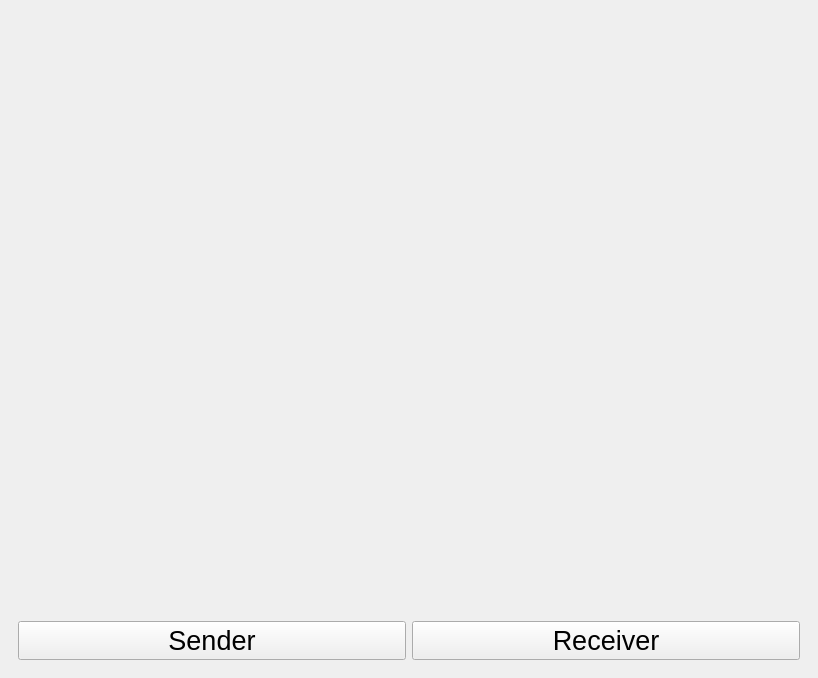
<?xml version="1.0" encoding="UTF-8"?>
<ui version="4.0">
 <class>MainWindow</class>
 <widget class="QMainWindow" name="MainWindow">
  <property name="geometry">
   <rect>
    <x>0</x>
    <y>0</y>
    <width>818</width>
    <height>678</height>
   </rect>
  </property>
  <property name="font">
   <font>
    <pointsize>16</pointsize>
   </font>
  </property>
  <property name="windowTitle">
   <string>MainWindow</string>
  </property>
  <widget class="QWidget" name="central_widget">
   <layout class="QGridLayout" name="gridLayout">
    <item row="1" column="0">
     <widget class="QStackedWidget" name="stacked_widget">
      <property name="currentIndex">
       <number>0</number>
      </property>
      <widget class="QWidget" name="mode_page">
       <layout class="QGridLayout" name="gridLayout_2">
        <item row="0" column="0">
         <layout class="QGridLayout" name="mode_page_layout">
          <property name="sizeConstraint">
           <enum>QLayout::SetDefaultConstraint</enum>
          </property>
          <item row="1" column="1">
           <widget class="QPushButton" name="receiver_button">
            <property name="sizePolicy">
             <sizepolicy hsizetype="Minimum" vsizetype="Minimum">
              <horstretch>0</horstretch>
              <verstretch>0</verstretch>
             </sizepolicy>
            </property>
            <property name="font">
             <font>
              <pointsize>20</pointsize>
             </font>
            </property>
            <property name="styleSheet">
             <string notr="true"/>
            </property>
            <property name="text">
             <string>Receiver</string>
            </property>
           </widget>
          </item>
          <item row="1" column="0">
           <widget class="QPushButton" name="sender_button">
            <property name="sizePolicy">
             <sizepolicy hsizetype="Minimum" vsizetype="Minimum">
              <horstretch>0</horstretch>
              <verstretch>0</verstretch>
             </sizepolicy>
            </property>
            <property name="font">
             <font>
              <pointsize>20</pointsize>
             </font>
            </property>
            <property name="styleSheet">
             <string notr="true"/>
            </property>
            <property name="text">
             <string>Sender</string>
            </property>
           </widget>
          </item>
          <item row="0" column="0">
           <widget class="QLabel" name="sender_label">
            <property name="sizePolicy">
             <sizepolicy hsizetype="Preferred" vsizetype="Expanding">
              <horstretch>0</horstretch>
              <verstretch>0</verstretch>
             </sizepolicy>
            </property>
            <property name="text">
             <string/>
            </property>
            <property name="pixmap">
             <pixmap resource="../resources.qrc">:/icons/Sender.png</pixmap>
            </property>
            <property name="scaledContents">
             <bool>true</bool>
            </property>
           </widget>
          </item>
          <item row="0" column="1">
           <widget class="QLabel" name="receiver_label">
            <property name="sizePolicy">
             <sizepolicy hsizetype="Preferred" vsizetype="Expanding">
              <horstretch>0</horstretch>
              <verstretch>0</verstretch>
             </sizepolicy>
            </property>
            <property name="text">
             <string/>
            </property>
            <property name="pixmap">
             <pixmap resource="../resources.qrc">:/icons/Receiver.png</pixmap>
            </property>
            <property name="scaledContents">
             <bool>true</bool>
            </property>
           </widget>
          </item>
         </layout>
        </item>
       </layout>
      </widget>
      <widget class="QWidget" name="param_page">
       <layout class="QGridLayout" name="gridLayout_3">
        <item row="0" column="0">
         <layout class="QGridLayout" name="param_page_layout">
          <item row="5" column="1">
           <widget class="QSlider" name="timeout_slider">
            <property name="minimum">
             <number>1</number>
            </property>
            <property name="maximum">
             <number>5000</number>
            </property>
            <property name="pageStep">
             <number>50</number>
            </property>
            <property name="value">
             <number>500</number>
            </property>
            <property name="orientation">
             <enum>Qt::Horizontal</enum>
            </property>
           </widget>
          </item>
          <item row="5" column="2">
           <widget class="QLabel" name="timeout_value_label">
            <property name="sizePolicy">
             <sizepolicy hsizetype="Minimum" vsizetype="Minimum">
              <horstretch>0</horstretch>
              <verstretch>0</verstretch>
             </sizepolicy>
            </property>
            <property name="minimumSize">
             <size>
              <width>64</width>
              <height>0</height>
             </size>
            </property>
            <property name="font">
             <font>
              <pointsize>14</pointsize>
             </font>
            </property>
            <property name="text">
             <string>500</string>
            </property>
            <property name="alignment">
             <set>Qt::AlignCenter</set>
            </property>
           </widget>
          </item>
          <item row="6" column="2">
           <widget class="QPushButton" name="path_button">
            <property name="minimumSize">
             <size>
              <width>140</width>
              <height>0</height>
             </size>
            </property>
            <property name="text">
             <string/>
            </property>
           </widget>
          </item>
          <item row="9" column="2">
           <widget class="QPushButton" name="start_button">
            <property name="sizePolicy">
             <sizepolicy hsizetype="Minimum" vsizetype="Fixed">
              <horstretch>0</horstretch>
              <verstretch>0</verstretch>
             </sizepolicy>
            </property>
            <property name="font">
             <font>
              <pointsize>16</pointsize>
             </font>
            </property>
            <property name="text">
             <string>Start</string>
            </property>
           </widget>
          </item>
          <item row="3" column="2">
           <widget class="QLabel" name="packet_loss_chance_value_label">
            <property name="sizePolicy">
             <sizepolicy hsizetype="Minimum" vsizetype="Minimum">
              <horstretch>0</horstretch>
              <verstretch>0</verstretch>
             </sizepolicy>
            </property>
            <property name="minimumSize">
             <size>
              <width>64</width>
              <height>0</height>
             </size>
            </property>
            <property name="font">
             <font>
              <pointsize>14</pointsize>
             </font>
            </property>
            <property name="text">
             <string>0.1</string>
            </property>
            <property name="alignment">
             <set>Qt::AlignCenter</set>
            </property>
           </widget>
          </item>
          <item row="2" column="1">
           <widget class="QSlider" name="window_size_slider">
            <property name="minimum">
             <number>1</number>
            </property>
            <property name="maximum">
             <number>1024</number>
            </property>
            <property name="singleStep">
             <number>1</number>
            </property>
            <property name="pageStep">
             <number>32</number>
            </property>
            <property name="value">
             <number>32</number>
            </property>
            <property name="orientation">
             <enum>Qt::Horizontal</enum>
            </property>
           </widget>
          </item>
          <item row="0" column="2">
           <widget class="QLabel" name="packet_size_value_label">
            <property name="sizePolicy">
             <sizepolicy hsizetype="Minimum" vsizetype="Minimum">
              <horstretch>0</horstretch>
              <verstretch>0</verstretch>
             </sizepolicy>
            </property>
            <property name="minimumSize">
             <size>
              <width>64</width>
              <height>0</height>
             </size>
            </property>
            <property name="font">
             <font>
              <pointsize>14</pointsize>
             </font>
            </property>
            <property name="text">
             <string>4096</string>
            </property>
            <property name="alignment">
             <set>Qt::AlignCenter</set>
            </property>
           </widget>
          </item>
          <item row="0" column="0">
           <widget class="QLabel" name="packet_size_label">
            <property name="sizePolicy">
             <sizepolicy hsizetype="Minimum" vsizetype="Minimum">
              <horstretch>0</horstretch>
              <verstretch>0</verstretch>
             </sizepolicy>
            </property>
            <property name="font">
             <font>
              <pointsize>16</pointsize>
             </font>
            </property>
            <property name="text">
             <string>Packet Size (B)</string>
            </property>
            <property name="alignment">
             <set>Qt::AlignCenter</set>
            </property>
           </widget>
          </item>
          <item row="4" column="0">
           <widget class="QLabel" name="packet_corruption_chance_label">
            <property name="sizePolicy">
             <sizepolicy hsizetype="Minimum" vsizetype="Minimum">
              <horstretch>0</horstretch>
              <verstretch>0</verstretch>
             </sizepolicy>
            </property>
            <property name="text">
             <string>Packet Corruption Chance (%)</string>
            </property>
            <property name="alignment">
             <set>Qt::AlignCenter</set>
            </property>
           </widget>
          </item>
          <item row="6" column="0">
           <widget class="QLabel" name="path_label">
            <property name="text">
             <string/>
            </property>
            <property name="alignment">
             <set>Qt::AlignCenter</set>
            </property>
           </widget>
          </item>
          <item row="3" column="0">
           <widget class="QLabel" name="packet_loss_chance_label">
            <property name="sizePolicy">
             <sizepolicy hsizetype="Minimum" vsizetype="Minimum">
              <horstretch>0</horstretch>
              <verstretch>0</verstretch>
             </sizepolicy>
            </property>
            <property name="font">
             <font>
              <pointsize>16</pointsize>
             </font>
            </property>
            <property name="text">
             <string>Packet Loss Chance (%)</string>
            </property>
            <property name="alignment">
             <set>Qt::AlignCenter</set>
            </property>
           </widget>
          </item>
          <item row="4" column="1">
           <widget class="QSlider" name="packet_corruption_chance_slider">
            <property name="maximum">
             <number>999</number>
            </property>
            <property name="pageStep">
             <number>100</number>
            </property>
            <property name="value">
             <number>1</number>
            </property>
            <property name="orientation">
             <enum>Qt::Horizontal</enum>
            </property>
           </widget>
          </item>
          <item row="9" column="0">
           <widget class="QPushButton" name="back_button">
            <property name="text">
             <string>Back</string>
            </property>
           </widget>
          </item>
          <item row="2" column="2">
           <widget class="QLabel" name="window_size_value_label">
            <property name="sizePolicy">
             <sizepolicy hsizetype="Minimum" vsizetype="Minimum">
              <horstretch>0</horstretch>
              <verstretch>0</verstretch>
             </sizepolicy>
            </property>
            <property name="minimumSize">
             <size>
              <width>64</width>
              <height>0</height>
             </size>
            </property>
            <property name="font">
             <font>
              <pointsize>14</pointsize>
             </font>
            </property>
            <property name="text">
             <string>32</string>
            </property>
            <property name="alignment">
             <set>Qt::AlignCenter</set>
            </property>
           </widget>
          </item>
          <item row="6" column="1">
           <widget class="QLineEdit" name="path_line_edit">
            <property name="readOnly">
             <bool>true</bool>
            </property>
           </widget>
          </item>
          <item row="2" column="0">
           <widget class="QLabel" name="window_size_label">
            <property name="sizePolicy">
             <sizepolicy hsizetype="Minimum" vsizetype="Minimum">
              <horstretch>0</horstretch>
              <verstretch>0</verstretch>
             </sizepolicy>
            </property>
            <property name="font">
             <font>
              <pointsize>16</pointsize>
             </font>
            </property>
            <property name="text">
             <string>Window Size (Packets)</string>
            </property>
            <property name="alignment">
             <set>Qt::AlignCenter</set>
            </property>
           </widget>
          </item>
          <item row="8" column="0">
           <widget class="QLabel" name="ip_label">
            <property name="enabled">
             <bool>false</bool>
            </property>
            <property name="sizePolicy">
             <sizepolicy hsizetype="Minimum" vsizetype="Minimum">
              <horstretch>0</horstretch>
              <verstretch>0</verstretch>
             </sizepolicy>
            </property>
            <property name="font">
             <font>
              <pointsize>16</pointsize>
              <weight>50</weight>
              <bold>false</bold>
             </font>
            </property>
            <property name="text">
             <string>Sender IP</string>
            </property>
            <property name="alignment">
             <set>Qt::AlignCenter</set>
            </property>
           </widget>
          </item>
          <item row="5" column="0">
           <widget class="QLabel" name="timeout_label">
            <property name="sizePolicy">
             <sizepolicy hsizetype="Minimum" vsizetype="Minimum">
              <horstretch>0</horstretch>
              <verstretch>0</verstretch>
             </sizepolicy>
            </property>
            <property name="font">
             <font>
              <pointsize>16</pointsize>
             </font>
            </property>
            <property name="text">
             <string>Timeout (ms)</string>
            </property>
            <property name="alignment">
             <set>Qt::AlignCenter</set>
            </property>
           </widget>
          </item>
          <item row="4" column="2">
           <widget class="QLabel" name="packet_corruption_chance_value_label">
            <property name="sizePolicy">
             <sizepolicy hsizetype="Minimum" vsizetype="Minimum">
              <horstretch>0</horstretch>
              <verstretch>0</verstretch>
             </sizepolicy>
            </property>
            <property name="text">
             <string>0.1</string>
            </property>
            <property name="alignment">
             <set>Qt::AlignCenter</set>
            </property>
           </widget>
          </item>
          <item row="0" column="1">
           <widget class="QSlider" name="packet_size_slider">
            <property name="sizePolicy">
             <sizepolicy hsizetype="Expanding" vsizetype="Fixed">
              <horstretch>0</horstretch>
              <verstretch>0</verstretch>
             </sizepolicy>
            </property>
            <property name="minimum">
             <number>1</number>
            </property>
            <property name="maximum">
             <number>65507</number>
            </property>
            <property name="singleStep">
             <number>1</number>
            </property>
            <property name="pageStep">
             <number>1024</number>
            </property>
            <property name="value">
             <number>4096</number>
            </property>
            <property name="orientation">
             <enum>Qt::Horizontal</enum>
            </property>
           </widget>
          </item>
          <item row="3" column="1">
           <widget class="QSlider" name="packet_loss_chance_slider">
            <property name="maximum">
             <number>999</number>
            </property>
            <property name="singleStep">
             <number>1</number>
            </property>
            <property name="pageStep">
             <number>100</number>
            </property>
            <property name="value">
             <number>1</number>
            </property>
            <property name="orientation">
             <enum>Qt::Horizontal</enum>
            </property>
           </widget>
          </item>
          <item row="8" column="1">
           <layout class="QHBoxLayout" name="ip_layout">
            <item>
             <widget class="QSpinBox" name="ip_spin_box_1">
              <property name="enabled">
               <bool>false</bool>
              </property>
              <property name="sizePolicy">
               <sizepolicy hsizetype="Expanding" vsizetype="Fixed">
                <horstretch>0</horstretch>
                <verstretch>0</verstretch>
               </sizepolicy>
              </property>
              <property name="maximum">
               <number>255</number>
              </property>
              <property name="value">
               <number>127</number>
              </property>
             </widget>
            </item>
            <item>
             <widget class="QLabel" name="dot_label_1">
              <property name="enabled">
               <bool>false</bool>
              </property>
              <property name="sizePolicy">
               <sizepolicy hsizetype="Minimum" vsizetype="Minimum">
                <horstretch>0</horstretch>
                <verstretch>0</verstretch>
               </sizepolicy>
              </property>
              <property name="font">
               <font>
                <pointsize>28</pointsize>
               </font>
              </property>
              <property name="text">
               <string>.</string>
              </property>
              <property name="alignment">
               <set>Qt::AlignCenter</set>
              </property>
             </widget>
            </item>
            <item>
             <widget class="QSpinBox" name="ip_spin_box_2">
              <property name="enabled">
               <bool>false</bool>
              </property>
              <property name="sizePolicy">
               <sizepolicy hsizetype="Expanding" vsizetype="Fixed">
                <horstretch>0</horstretch>
                <verstretch>0</verstretch>
               </sizepolicy>
              </property>
              <property name="maximum">
               <number>255</number>
              </property>
             </widget>
            </item>
            <item>
             <widget class="QLabel" name="dot_label_2">
              <property name="enabled">
               <bool>false</bool>
              </property>
              <property name="sizePolicy">
               <sizepolicy hsizetype="Minimum" vsizetype="Minimum">
                <horstretch>0</horstretch>
                <verstretch>0</verstretch>
               </sizepolicy>
              </property>
              <property name="font">
               <font>
                <pointsize>28</pointsize>
               </font>
              </property>
              <property name="text">
               <string>.</string>
              </property>
              <property name="alignment">
               <set>Qt::AlignCenter</set>
              </property>
             </widget>
            </item>
            <item>
             <widget class="QSpinBox" name="ip_spin_box_3">
              <property name="enabled">
               <bool>false</bool>
              </property>
              <property name="sizePolicy">
               <sizepolicy hsizetype="Expanding" vsizetype="Fixed">
                <horstretch>0</horstretch>
                <verstretch>0</verstretch>
               </sizepolicy>
              </property>
              <property name="maximum">
               <number>255</number>
              </property>
             </widget>
            </item>
            <item>
             <widget class="QLabel" name="dot_label_3">
              <property name="enabled">
               <bool>false</bool>
              </property>
              <property name="sizePolicy">
               <sizepolicy hsizetype="Minimum" vsizetype="Minimum">
                <horstretch>0</horstretch>
                <verstretch>0</verstretch>
               </sizepolicy>
              </property>
              <property name="font">
               <font>
                <pointsize>28</pointsize>
               </font>
              </property>
              <property name="text">
               <string>.</string>
              </property>
              <property name="alignment">
               <set>Qt::AlignCenter</set>
              </property>
             </widget>
            </item>
            <item>
             <widget class="QSpinBox" name="ip_spin_box_4">
              <property name="enabled">
               <bool>false</bool>
              </property>
              <property name="sizePolicy">
               <sizepolicy hsizetype="Expanding" vsizetype="Fixed">
                <horstretch>0</horstretch>
                <verstretch>0</verstretch>
               </sizepolicy>
              </property>
              <property name="maximum">
               <number>255</number>
              </property>
              <property name="value">
               <number>1</number>
              </property>
             </widget>
            </item>
           </layout>
          </item>
         </layout>
        </item>
       </layout>
      </widget>
      <widget class="QWidget" name="log_page">
       <layout class="QGridLayout" name="gridLayout_5">
        <item row="1" column="0">
         <widget class="QPushButton" name="stop_button">
          <property name="font">
           <font>
            <pointsize>16</pointsize>
           </font>
          </property>
          <property name="text">
           <string>Stop</string>
          </property>
         </widget>
        </item>
        <item row="0" column="0">
         <widget class="QTextEdit" name="log_text_edit">
          <property name="font">
           <font>
            <pointsize>12</pointsize>
           </font>
          </property>
         </widget>
        </item>
       </layout>
      </widget>
     </widget>
    </item>
   </layout>
  </widget>
 </widget>
 <resources>
  <include location="../resources.qrc"/>
 </resources>
 <connections/>
</ui>
